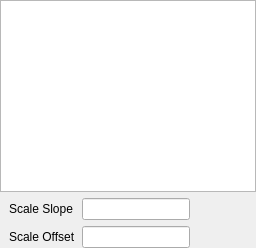
     <widget class="QWidget" name="egu_trace_tab">
      <attribute name="title">
       <string>Waveform in EGU</string>
      </attribute>
      <layout class="QVBoxLayout" name="verticalLayout_6">
       <property name="leftMargin">
        <number>0</number>
       </property>
       <property name="topMargin">
        <number>0</number>
       </property>
       <property name="rightMargin">
        <number>0</number>
       </property>
       <property name="bottomMargin">
        <number>0</number>
       </property>
       <item>
        <widget class="PyDMWaveformPlot" name="Egu">
         <property name="toolTip">
          <string/>
         </property>
         <property name="backgroundBrush">
          <brush brushstyle="SolidPattern">
           <color alpha="255">
            <red>230</red>
            <green>230</green>
            <blue>230</blue>
           </color>
          </brush>
         </property>
         <property name="showXGrid">
          <bool>true</bool>
         </property>
         <property name="showYGrid">
          <bool>true</bool>
         </property>
         <property name="yAxes">
          <stringlist>
           <string>{&quot;name&quot;: &quot;Amplitude&quot;, &quot;orientation&quot;: &quot;left&quot;, &quot;label&quot;: null, &quot;minRange&quot;: -1.0, &quot;maxRange&quot;: 1.0, &quot;autoRange&quot;: true, &quot;logMode&quot;: false}</string>
          </stringlist>
         </property>
         <property name="xLabels">
          <stringlist>
           <string>nanoseconds</string>
          </stringlist>
         </property>
         <property name="curves">
          <stringlist>
           <string>{&quot;y_channel&quot;: &quot;${DEVICE}:FAST_WF&quot;, &quot;x_channel&quot;: null, &quot;plot_style&quot;: &quot;Line&quot;, &quot;name&quot;: &quot;&quot;, &quot;color&quot;: &quot;#cc6600&quot;, &quot;lineStyle&quot;: 1, &quot;lineWidth&quot;: 1, &quot;symbol&quot;: null, &quot;symbolSize&quot;: 10, &quot;yAxisName&quot;: &quot;Amplitude&quot;, &quot;barWidth&quot;: null, &quot;upperThreshold&quot;: null, &quot;lowerThreshold&quot;: null, &quot;thresholdColor&quot;: &quot;white&quot;, &quot;redraw_mode&quot;: 2}</string>
          </stringlist>
         </property>
        </widget>
       </item>
       <item>
        <layout class="QHBoxLayout" name="horizontalLayout_4">
         <property name="leftMargin">
          <number>9</number>
         </property>
         <item>
          <layout class="QGridLayout" name="gridLayout_6">
           <item row="0" column="0">
            <widget class="QLabel" name="scale_slope_lab_2">
             <property name="text">
              <string>Scale Slope</string>
             </property>
             <property name="alignment">
              <set>Qt::AlignLeading|Qt::AlignLeft|Qt::AlignVCenter</set>
             </property>
            </widget>
           </item>
           <item row="1" column="1">
            <widget class="PyDMLineEdit" name="scale_offset_edit_2">
             <property name="toolTip">
              <string/>
             </property>
             <property name="styleSheet">
              <string notr="true"/>
             </property>
             <property name="alignment">
              <set>Qt::AlignCenter</set>
             </property>
             <property name="clearButtonEnabled">
              <bool>false</bool>
             </property>
             <property name="rules" stdset="0">
              <string>[{&quot;channels&quot;: [{&quot;trigger&quot;: true, &quot;channel&quot;: &quot;ca://${P}_${THR}_H_EN_RBV.RVAL&quot;}], &quot;property&quot;: &quot;Visible&quot;, &quot;expression&quot;: &quot;ch[0]==1&quot;, &quot;name&quot;: &quot;New Rule&quot;, &quot;initial_value&quot;: &quot;&quot;}]</string>
             </property>
             <property name="precision" stdset="0">
              <number>0</number>
             </property>
             <property name="showUnits" stdset="0">
              <bool>true</bool>
             </property>
             <property name="precisionFromPV" stdset="0">
              <bool>true</bool>
             </property>
             <property name="alarmSensitiveContent" stdset="0">
              <bool>false</bool>
             </property>
             <property name="alarmSensitiveBorder" stdset="0">
              <bool>true</bool>
             </property>
             <property name="channel" stdset="0">
              <string>${DEVICE}:FAST_OFFSET_WF</string>
             </property>
            </widget>
           </item>
           <item row="1" column="0">
            <widget class="QLabel" name="scale_offset_lab_2">
             <property name="text">
              <string>Scale Offset</string>
             </property>
             <property name="alignment">
              <set>Qt::AlignLeading|Qt::AlignLeft|Qt::AlignVCenter</set>
             </property>
            </widget>
           </item>
           <item row="0" column="1">
            <widget class="PyDMLineEdit" name="scale_slope_edit_2">
             <property name="toolTip">
              <string/>
             </property>
             <property name="styleSheet">
              <string notr="true"/>
             </property>
             <property name="alignment">
              <set>Qt::AlignCenter</set>
             </property>
             <property name="clearButtonEnabled">
              <bool>false</bool>
             </property>
             <property name="rules" stdset="0">
              <string>[{&quot;channels&quot;: [{&quot;trigger&quot;: true, &quot;channel&quot;: &quot;ca://${P}_${THR}_L_EN_RBV.RVAL&quot;}], &quot;property&quot;: &quot;Visible&quot;, &quot;expression&quot;: &quot;ch[0]==1&quot;, &quot;name&quot;: &quot;New Rule&quot;, &quot;initial_value&quot;: &quot;&quot;}]</string>
             </property>
             <property name="precision" stdset="0">
              <number>0</number>
             </property>
             <property name="showUnits" stdset="0">
              <bool>true</bool>
             </property>
             <property name="precisionFromPV" stdset="0">
              <bool>true</bool>
             </property>
             <property name="alarmSensitiveContent" stdset="0">
              <bool>false</bool>
             </property>
             <property name="alarmSensitiveBorder" stdset="0">
              <bool>true</bool>
             </property>
             <property name="channel" stdset="0">
              <string>${DEVICE}:FAST_SLOPE_WF</string>
             </property>
            </widget>
           </item>
          </layout>
         </item>
         <item>
          <layout class="QGridLayout" name="gridLayout_7"/>
         </item>
         <item>
          <spacer name="horizontalSpacer_4">
           <property name="orientation">
            <enum>Qt::Horizontal</enum>
           </property>
           <property name="sizeHint" stdset="0">
            <size>
             <width>40</width>
             <height>20</height>
            </size>
           </property>
          </spacer>
         </item>
        </layout>
       </item>
      </layout>
     </widget>
